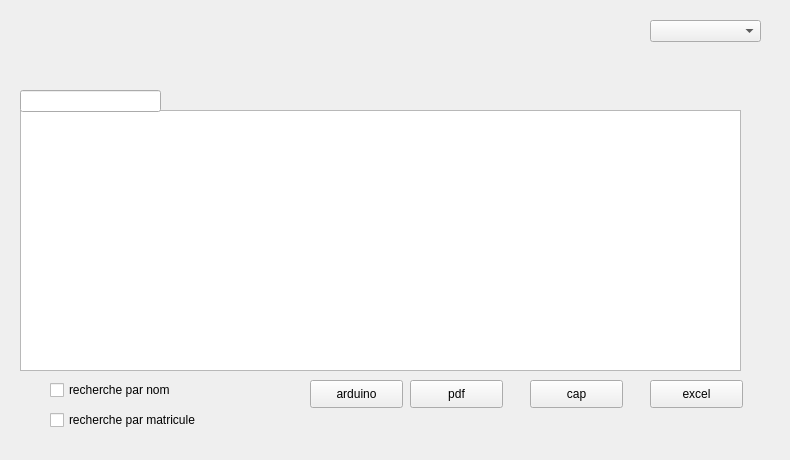
      <widget class="QWidget" name="tab_2">
       <attribute name="title">
        <string>afficher</string>
       </attribute>
       <widget class="QTableView" name="tab_employe">
        <property name="geometry">
         <rect>
          <x>20</x>
          <y>110</y>
          <width>721</width>
          <height>261</height>
         </rect>
        </property>
       </widget>
       <widget class="QLineEdit" name="lineEdit_rechercher">
        <property name="geometry">
         <rect>
          <x>20</x>
          <y>90</y>
          <width>141</width>
          <height>22</height>
         </rect>
        </property>
       </widget>
       <widget class="QComboBox" name="comboBoxTri">
        <property name="geometry">
         <rect>
          <x>650</x>
          <y>20</y>
          <width>111</width>
          <height>22</height>
         </rect>
        </property>
       </widget>
       <widget class="QCheckBox" name="checkBox">
        <property name="geometry">
         <rect>
          <x>50</x>
          <y>380</y>
          <width>131</width>
          <height>20</height>
         </rect>
        </property>
        <property name="text">
         <string>recherche par nom</string>
        </property>
       </widget>
       <widget class="QCheckBox" name="checkBox_2">
        <property name="geometry">
         <rect>
          <x>50</x>
          <y>410</y>
          <width>161</width>
          <height>20</height>
         </rect>
        </property>
        <property name="text">
         <string>recherche par matricule</string>
        </property>
       </widget>
       <widget class="QPushButton" name="pushButton_3">
        <property name="geometry">
         <rect>
          <x>410</x>
          <y>380</y>
          <width>93</width>
          <height>28</height>
         </rect>
        </property>
        <property name="text">
         <string>pdf</string>
        </property>
       </widget>
       <widget class="QPushButton" name="pushButton_7">
        <property name="geometry">
         <rect>
          <x>530</x>
          <y>380</y>
          <width>93</width>
          <height>28</height>
         </rect>
        </property>
        <property name="text">
         <string>cap</string>
        </property>
       </widget>
       <widget class="QPushButton" name="pushButton_8">
        <property name="geometry">
         <rect>
          <x>650</x>
          <y>380</y>
          <width>93</width>
          <height>28</height>
         </rect>
        </property>
        <property name="text">
         <string>excel</string>
        </property>
       </widget>
       <widget class="QLabel" name="label_45">
        <property name="geometry">
         <rect>
          <x>0</x>
          <y>0</y>
          <width>781</width>
          <height>451</height>
         </rect>
        </property>
        <property name="styleSheet">
         <string notr="true">border-image: url(:/images/p0.png);</string>
        </property>
        <property name="text">
         <string/>
        </property>
       </widget>
       <widget class="QPushButton" name="pushButton_arduino">
        <property name="geometry">
         <rect>
          <x>310</x>
          <y>380</y>
          <width>93</width>
          <height>28</height>
         </rect>
        </property>
        <property name="text">
         <string>arduino</string>
        </property>
       </widget>
       <zorder>label_45</zorder>
       <zorder>tab_employe</zorder>
       <zorder>lineEdit_rechercher</zorder>
       <zorder>comboBoxTri</zorder>
       <zorder>checkBox</zorder>
       <zorder>checkBox_2</zorder>
       <zorder>pushButton_3</zorder>
       <zorder>pushButton_7</zorder>
       <zorder>pushButton_8</zorder>
       <zorder>pushButton_arduino</zorder>
      </widget>
